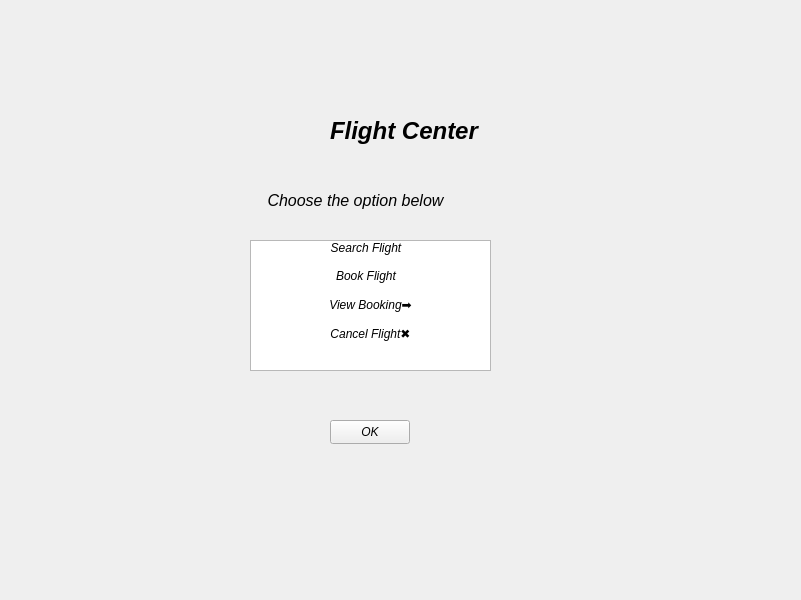
<?xml version="1.0" encoding="UTF-8"?>
<ui version="4.0">
 <class>dashboard</class>
 <widget class="QWidget" name="dashboard">
  <property name="geometry">
   <rect>
    <x>0</x>
    <y>0</y>
    <width>801</width>
    <height>600</height>
   </rect>
  </property>
  <property name="font">
   <font>
    <italic>true</italic>
   </font>
  </property>
  <property name="windowTitle">
   <string>Form</string>
  </property>
  <widget class="QLabel" name="label">
   <property name="geometry">
    <rect>
     <x>330</x>
     <y>110</y>
     <width>241</width>
     <height>41</height>
    </rect>
   </property>
   <property name="font">
    <font>
     <pointsize>18</pointsize>
     <italic>true</italic>
     <bold>true</bold>
    </font>
   </property>
   <property name="text">
    <string>Flight Center</string>
   </property>
  </widget>
  <widget class="QListWidget" name="listWidget">
   <property name="geometry">
    <rect>
     <x>250</x>
     <y>240</y>
     <width>241</width>
     <height>131</height>
    </rect>
   </property>
   <item>
    <property name="text">
     <string>Search Flight🔎</string>
    </property>
    <property name="textAlignment">
     <set>AlignCenter</set>
    </property>
   </item>
   <item>
    <property name="text">
     <string/>
    </property>
   </item>
   <item>
    <property name="text">
     <string>Book Flight📑</string>
    </property>
    <property name="textAlignment">
     <set>AlignCenter</set>
    </property>
   </item>
   <item>
    <property name="text">
     <string/>
    </property>
   </item>
   <item>
    <property name="text">
     <string>View Booking➡️</string>
    </property>
    <property name="textAlignment">
     <set>AlignCenter</set>
    </property>
   </item>
   <item>
    <property name="text">
     <string/>
    </property>
   </item>
   <item>
    <property name="text">
     <string>Cancel Flight✖️</string>
    </property>
    <property name="textAlignment">
     <set>AlignCenter</set>
    </property>
   </item>
   <item>
    <property name="text">
     <string/>
    </property>
    <property name="textAlignment">
     <set>AlignCenter</set>
    </property>
   </item>
  </widget>
  <widget class="QLabel" name="label_2">
   <property name="geometry">
    <rect>
     <x>230</x>
     <y>190</y>
     <width>251</width>
     <height>21</height>
    </rect>
   </property>
   <property name="font">
    <font>
     <pointsize>12</pointsize>
     <italic>true</italic>
    </font>
   </property>
   <property name="text">
    <string>Choose the option below</string>
   </property>
   <property name="alignment">
    <set>Qt::AlignmentFlag::AlignCenter</set>
   </property>
  </widget>
  <widget class="QLabel" name="label_3">
   <property name="geometry">
    <rect>
     <x>190</x>
     <y>80</y>
     <width>111</width>
     <height>91</height>
    </rect>
   </property>
   <property name="text">
    <string/>
   </property>
   <property name="pixmap">
    <pixmap resource="resource.qrc">:/image/flightlogo.jpg</pixmap>
   </property>
   <property name="scaledContents">
    <bool>true</bool>
   </property>
  </widget>
  <widget class="QPushButton" name="okButton">
   <property name="geometry">
    <rect>
     <x>330</x>
     <y>420</y>
     <width>80</width>
     <height>24</height>
    </rect>
   </property>
   <property name="text">
    <string>OK</string>
   </property>
  </widget>
 </widget>
 <resources>
  <include location="resource.qrc"/>
 </resources>
 <connections/>
</ui>
